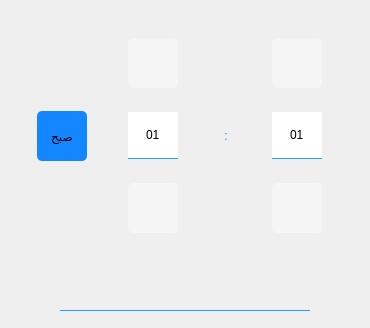
        <widget class="QWidget" name="timeWidget">
         <layout class="QVBoxLayout" name="verticalLayout_8">
          <item>
           <layout class="QHBoxLayout" name="horizontalLayout">
            <item>
             <widget class="QPushButton" name="btn_timeAP">
              <property name="minimumSize">
               <size>
                <width>50</width>
                <height>50</height>
               </size>
              </property>
              <property name="maximumSize">
               <size>
                <width>50</width>
                <height>50</height>
               </size>
              </property>
              <property name="styleSheet">
               <string notr="true">QPushButton
{
    border-width: .5px;
    border-color: rgba(194, 194, 194,100);
    border-style: solid;
	border-radius:5px;
	font: 75 14pt &quot;B Mitra&quot;;
	background-color: rgb(245, 245, 245);
	
	background-color: rgb(20, 134, 255);
	color:&quot;white&quot;;
}

QPushButton:pressed
{
	background-color:rgb(49, 176, 255);
}

QPushButton:hover
{
	background-color:;
	background-color: rgb(32, 73, 255);
}
</string>
              </property>
              <property name="text">
               <string>صبح</string>
              </property>
              <property name="iconSize">
               <size>
                <width>30</width>
                <height>30</height>
               </size>
              </property>
             </widget>
            </item>
            <item>
             <widget class="QWidget" name="widget" native="true">
              <property name="minimumSize">
               <size>
                <width>70</width>
                <height>250</height>
               </size>
              </property>
              <property name="maximumSize">
               <size>
                <width>70</width>
                <height>250</height>
               </size>
              </property>
              <property name="styleSheet">
               <string notr="true">QPushButton
{
    background-color: &quot;transparent&quot;;
    border-width: .5px;
    border-color: rgba(194, 194, 194,100);
    border-style: solid;
	border-radius:5px;
	font: 75 14pt &quot;Times New Roman&quot;;
	background-color: rgb(245, 245, 245);
}

QPushButton:pressed , QPushButton:hover
{
    background-color: rgb(194, 194, 194);
}

QPushButton:checked
{
    background-color: &quot;#3F51B5&quot;;
	border:0px;
	color:&quot;white&quot;;
}

QPushButton:disabled
{
    background-color: &quot;transparent&quot;;
	border:0px;
	color:&quot;transparent&quot;;
}</string>
              </property>
              <layout class="QVBoxLayout" name="verticalLayout_6">
               <item>
                <widget class="QPushButton" name="btn_up_min">
                 <property name="minimumSize">
                  <size>
                   <width>50</width>
                   <height>50</height>
                  </size>
                 </property>
                 <property name="maximumSize">
                  <size>
                   <width>50</width>
                   <height>50</height>
                  </size>
                 </property>
                 <property name="text">
                  <string/>
                 </property>
                 <property name="icon">
                  <iconset resource="files.qrc">
                   <normaloff>:/icon/res/images/top_arrow.png</normaloff>:/icon/res/images/top_arrow.png</iconset>
                 </property>
                 <property name="iconSize">
                  <size>
                   <width>30</width>
                   <height>30</height>
                  </size>
                 </property>
                </widget>
               </item>
               <item>
                <widget class="QLineEdit" name="line_min">
                 <property name="maximumSize">
                  <size>
                   <width>50</width>
                   <height>47</height>
                  </size>
                 </property>
                 <property name="styleSheet">
                  <string notr="true">background:&quot;transparent&quot;;
border:0px;
text-align:center;
border-bottom:1px solid rgb(42, 156, 255);
font: 16pt &quot;Times New Roman&quot;;</string>
                 </property>
                 <property name="inputMask">
                  <string>00</string>
                 </property>
                 <property name="text">
                  <string>01</string>
                 </property>
                 <property name="alignment">
                  <set>Qt::AlignCenter</set>
                 </property>
                </widget>
               </item>
               <item>
                <widget class="QPushButton" name="btn_down_min">
                 <property name="minimumSize">
                  <size>
                   <width>50</width>
                   <height>50</height>
                  </size>
                 </property>
                 <property name="maximumSize">
                  <size>
                   <width>50</width>
                   <height>50</height>
                  </size>
                 </property>
                 <property name="text">
                  <string/>
                 </property>
                 <property name="icon">
                  <iconset resource="files.qrc">
                   <normaloff>:/icon/res/images/bottom_arrow.png</normaloff>:/icon/res/images/bottom_arrow.png</iconset>
                 </property>
                 <property name="iconSize">
                  <size>
                   <width>30</width>
                   <height>30</height>
                  </size>
                 </property>
                </widget>
               </item>
              </layout>
             </widget>
            </item>
            <item>
             <widget class="QLabel" name="label_2">
              <property name="sizePolicy">
               <sizepolicy hsizetype="Maximum" vsizetype="Preferred">
                <horstretch>0</horstretch>
                <verstretch>0</verstretch>
               </sizepolicy>
              </property>
              <property name="minimumSize">
               <size>
                <width>10</width>
                <height>0</height>
               </size>
              </property>
              <property name="styleSheet">
               <string notr="true">color: rgb(20, 134, 255);
font: 75 20pt &quot;Times New Roman&quot;;</string>
              </property>
              <property name="text">
               <string>:</string>
              </property>
              <property name="alignment">
               <set>Qt::AlignCenter</set>
              </property>
             </widget>
            </item>
            <item>
             <widget class="QWidget" name="widget_2" native="true">
              <property name="minimumSize">
               <size>
                <width>70</width>
                <height>250</height>
               </size>
              </property>
              <property name="maximumSize">
               <size>
                <width>70</width>
                <height>250</height>
               </size>
              </property>
              <property name="styleSheet">
               <string notr="true">QPushButton
{
    background-color: &quot;transparent&quot;;
    border-width: .5px;
    border-color: rgba(194, 194, 194,100);
    border-style: solid;
	border-radius:5px;
	font: 75 14pt &quot;Times New Roman&quot;;
	background-color: rgb(245, 245, 245);
}

QPushButton:pressed , QPushButton:hover
{
    background-color: rgb(194, 194, 194);
}

QPushButton:checked
{
    background-color: &quot;#3F51B5&quot;;
	border:0px;
	color:&quot;white&quot;;
}

QPushButton:disabled
{
    background-color: &quot;transparent&quot;;
	border:0px;
	color:&quot;transparent&quot;;
}</string>
              </property>
              <layout class="QVBoxLayout" name="verticalLayout_7">
               <item>
                <widget class="QPushButton" name="btn_up_hour">
                 <property name="minimumSize">
                  <size>
                   <width>50</width>
                   <height>50</height>
                  </size>
                 </property>
                 <property name="maximumSize">
                  <size>
                   <width>50</width>
                   <height>50</height>
                  </size>
                 </property>
                 <property name="text">
                  <string/>
                 </property>
                 <property name="icon">
                  <iconset resource="files.qrc">
                   <normaloff>:/icon/res/images/top_arrow.png</normaloff>:/icon/res/images/top_arrow.png</iconset>
                 </property>
                 <property name="iconSize">
                  <size>
                   <width>30</width>
                   <height>30</height>
                  </size>
                 </property>
                </widget>
               </item>
               <item>
                <widget class="QLineEdit" name="line_hour">
                 <property name="maximumSize">
                  <size>
                   <width>50</width>
                   <height>47</height>
                  </size>
                 </property>
                 <property name="styleSheet">
                  <string notr="true">background:&quot;transparent&quot;;
border:0px;
text-align:center;
border-bottom:1px solid rgb(42, 156, 255);
font: 16pt &quot;Times New Roman&quot;;</string>
                 </property>
                 <property name="inputMask">
                  <string>00</string>
                 </property>
                 <property name="text">
                  <string>01</string>
                 </property>
                 <property name="alignment">
                  <set>Qt::AlignCenter</set>
                 </property>
                </widget>
               </item>
               <item>
                <widget class="QPushButton" name="btn_down_hour">
                 <property name="minimumSize">
                  <size>
                   <width>50</width>
                   <height>50</height>
                  </size>
                 </property>
                 <property name="maximumSize">
                  <size>
                   <width>50</width>
                   <height>50</height>
                  </size>
                 </property>
                 <property name="text">
                  <string/>
                 </property>
                 <property name="icon">
                  <iconset resource="files.qrc">
                   <normaloff>:/icon/res/images/bottom_arrow.png</normaloff>:/icon/res/images/bottom_arrow.png</iconset>
                 </property>
                 <property name="iconSize">
                  <size>
                   <width>30</width>
                   <height>30</height>
                  </size>
                 </property>
                </widget>
               </item>
              </layout>
             </widget>
            </item>
           </layout>
          </item>
          <item>
           <widget class="QWidget" name="ttt" native="true">
            <property name="maximumSize">
             <size>
              <width>16777215</width>
              <height>50</height>
             </size>
            </property>
            <layout class="QHBoxLayout" name="horizontalLayout_4">
             <item>
              <spacer name="horizontalSpacer_4">
               <property name="orientation">
                <enum>Qt::Horizontal</enum>
               </property>
               <property name="sizeHint" stdset="0">
                <size>
                 <width>40</width>
                 <height>20</height>
                </size>
               </property>
              </spacer>
             </item>
             <item>
              <widget class="QLabel" name="lbl_currentTime">
               <property name="minimumSize">
                <size>
                 <width>250</width>
                 <height>35</height>
                </size>
               </property>
               <property name="maximumSize">
                <size>
                 <width>250</width>
                 <height>35</height>
                </size>
               </property>
               <property name="font">
                <font>
                 <family>B Mitra</family>
                 <pointsize>14</pointsize>
                 <weight>50</weight>
                 <italic>false</italic>
                 <bold>false</bold>
                </font>
               </property>
               <property name="styleSheet">
                <string notr="true">background:&quot;transparent&quot;;
border:0px;
text-align:center;
border-bottom:1px solid rgb(42, 156, 255);
font: 14pt &quot;B Mitra&quot;;
</string>
               </property>
               <property name="text">
                <string/>
               </property>
               <property name="alignment">
                <set>Qt::AlignCenter</set>
               </property>
              </widget>
             </item>
             <item>
              <spacer name="horizontalSpacer_5">
               <property name="orientation">
                <enum>Qt::Horizontal</enum>
               </property>
               <property name="sizeHint" stdset="0">
                <size>
                 <width>40</width>
                 <height>20</height>
                </size>
               </property>
              </spacer>
             </item>
            </layout>
           </widget>
          </item>
         </layout>
        </widget>
